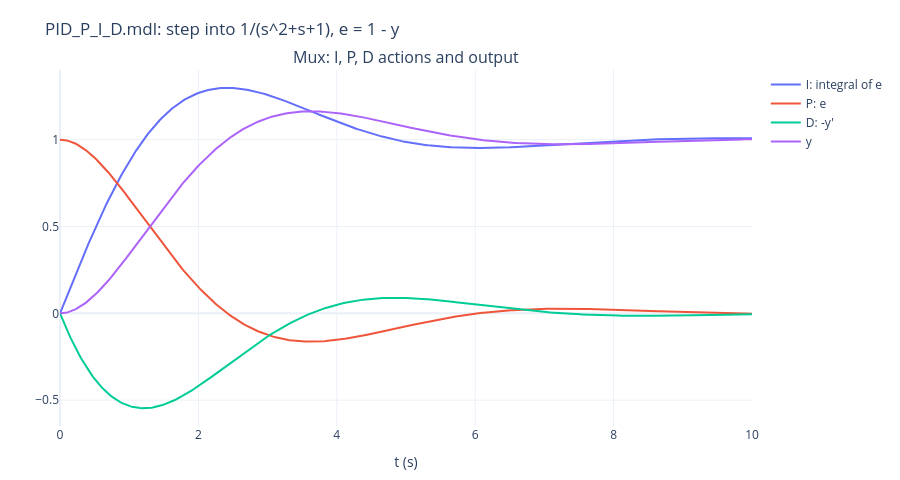
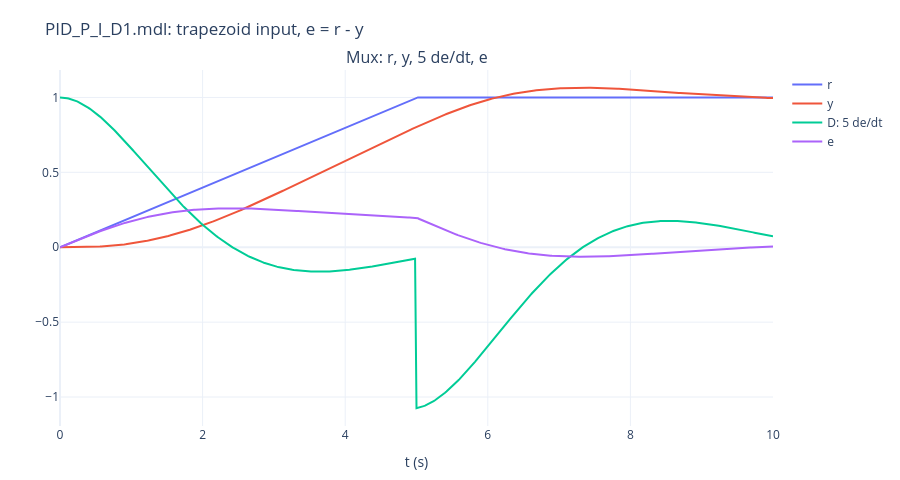

Notebook code for these charts, in order:
### Markdown cell above
## 5. P、I、D 三種動作 `PID_P_I_D.mdl`、`PID_P_I_D1.mdl`

這兩個模型沒有回授，只是把同一個誤差訊號 $e(t)$ 分別送進 P（$e$ 本身）、I（$\int e\,dt$）、D（$\dot e$）看反應：

* `PID_P_I_D`：Step（$t=0$）→ $G(s)$ → $y$；$e=1-y$。Mux 四條線：$\int e$、$e$、$-\dot y$（Derivative → Gain $-1$，因為 $r$ 固定時 $\dot e=-\dot y$）、$y$。
* `PID_P_I_D1`：輸入改成梯形 $r(t)$（Ramp 斜率 1/5 減去 $t=5$ 開始的 Ramp，$t\ge5$ 時停在 1）；$e=r-y$，D 動作 $5\dot e$。

### Code cell
def rhs(t, s):
    x = s[:2]
    e = 1.0 - P.y(x)
    return np.r_[P.dx(x, 1.0), e]


t, X = simulate(rhs, np.zeros(3), 10)
y = P.C @ X[:2]
e, I_act, D_act = 1 - y, X[2], -P.dy(X[:2], 1.0)
print(f"PID_P_I_D at t = 10: P = e = {e[-1]:.4f}, I = {I_act[-1]:.4f}, D = -y' = {D_act[-1]:.4f}")
scope(t, {"Mux: I, P, D actions and output": [("I: integral of e", I_act), ("P: e", e), ("D: -y'", D_act), ("y", y)]},
      "PID_P_I_D.mdl: step into 1/(s^2+s+1), e = 1 - y")

rr = lambda t: ramp(t, 0.2, 0) - ramp(t, 0.2, 5)                      # Ramp − Ramp1（start = 5）
t, X = simulate(lambda t, x: P.dx(x, rr(t)), np.zeros(2), 10, breaks=(5,))
y = P.C @ X
rv = np.array([rr(s) for s in t])
e = rv - y                                                            # Sum1 "-+|"
D_act = 5 * (np.where(t < 5, 0.2, 0.0) - P.dy(X, rv))                 # Derivative → Gain 5
print(f"PID_P_I_D1: D action 5e' = {D_act[0]:.4f} at t = 0, {val(t, D_act, 4.99):.4f} just before t = 5, {D_act[t >= 5][0]:.4f} just after")
scope(t, {"Mux: r, y, 5 de/dt, e": [("r", rv), ("y", y), ("D: 5 de/dt", D_act), ("e", e)]},
      "PID_P_I_D1.mdl: trapezoid input, e = r - y")

### Figure 1 — Plotly figure (JSON) as saved in the notebook; plotly's stock layout.template omitted (floating-point values rounded to 4 significant figures; data arrays with more than 128 entries replaced by an {"elided": "..."} marker saying what was removed)
{"data": [{"mode": "lines", "name": "I: integral of e", "type": "scatter", "x": {"elided": "501 float values"}, "xaxis": "x", "y": {"elided": "501 float values"}, "yaxis": "y"}, {"mode": "lines", "name": "P: e", "type": "scatter", "x": {"elided": "501 float values"}, "xaxis": "x", "y": {"elided": "501 float values"}, "yaxis": "y"}, {"mode": "lines", "name": "D: -y'", "type": "scatter", "x": {"elided": "501 float values"}, "xaxis": "x", "y": {"elided": "501 float values"}, "yaxis": "y"}, {"mode": "lines", "name": "y", "type": "scatter", "x": {"elided": "501 float values"}, "xaxis": "x", "y": {"elided": "501 float values"}, "yaxis": "y"}], "layout": {"annotations": [{"font": {"size": 16}, "showarrow": false, "text": "Mux: I, P, D actions and output", "x": 0.5, "xanchor": "center", "xref": "paper", "y": 1.0, "yanchor": "bottom", "yref": "paper"}], "height": 480, "margin": {"b": 50, "l": 60, "r": 20, "t": 70}, "title": {"text": "PID_P_I_D.mdl: step into 1/(s^2+s+1), e = 1 - y"}, "xaxis": {"anchor": "y", "domain": [0.0, 1.0], "title": {"text": "t (s)"}}, "yaxis": {"anchor": "x", "domain": [0.0, 1.0]}}}

### Figure 2 — Plotly figure (JSON) as saved in the notebook; plotly's stock layout.template omitted (floating-point values rounded to 4 significant figures; data arrays with more than 128 entries replaced by an {"elided": "..."} marker saying what was removed)
{"data": [{"mode": "lines", "name": "r", "type": "scatter", "x": {"elided": "501 float values"}, "xaxis": "x", "y": {"elided": "501 float values"}, "yaxis": "y"}, {"mode": "lines", "name": "y", "type": "scatter", "x": {"elided": "501 float values"}, "xaxis": "x", "y": {"elided": "501 float values"}, "yaxis": "y"}, {"mode": "lines", "name": "D: 5 de/dt", "type": "scatter", "x": {"elided": "501 float values"}, "xaxis": "x", "y": {"elided": "501 float values"}, "yaxis": "y"}, {"mode": "lines", "name": "e", "type": "scatter", "x": {"elided": "501 float values"}, "xaxis": "x", "y": {"elided": "501 float values"}, "yaxis": "y"}], "layout": {"annotations": [{"font": {"size": 16}, "showarrow": false, "text": "Mux: r, y, 5 de/dt, e", "x": 0.5, "xanchor": "center", "xref": "paper", "y": 1.0, "yanchor": "bottom", "yref": "paper"}], "height": 480, "margin": {"b": 50, "l": 60, "r": 20, "t": 70}, "title": {"text": "PID_P_I_D1.mdl: trapezoid input, e = r - y"}, "xaxis": {"anchor": "y", "domain": [0.0, 1.0], "title": {"text": "t (s)"}}, "yaxis": {"anchor": "x", "domain": [0.0, 1.0]}}}
